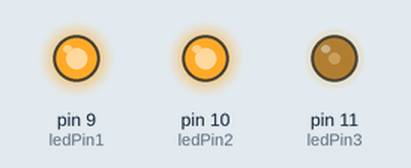
The sketch below on a simulated Arduino Uno, built with avr-gcc and run on an emulated ATmega328P. Parts: output pins drawn as LEDs (lit = HIGH). Random numbers use the default seed unless the sketch sets one.

Above: at 0.37 s.
At 6.23 s:
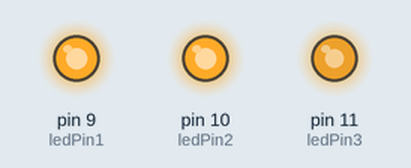
At 19.22 s:
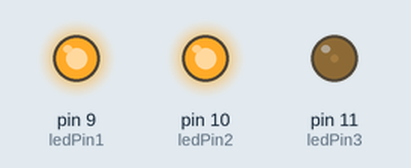
At 39.32 s:
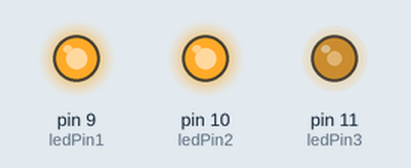
Timing chart, 0 to 40.0 s (numbered marks = the images above):
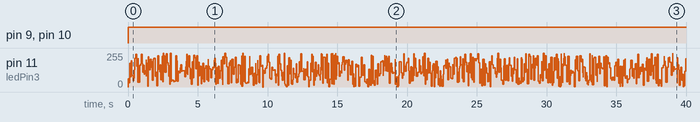

The sketch:

Projects.ino.ino
```cpp
/*

For 14core starter kit

*/

int ledPin1 = 9; //Define Pin 9 LED1
int ledPin2 = 10; //Define Pin 10 LED2
int ledPin3 = 11; //Define Pin 11 LED3

void setup() {
pinMode(ledPin1, OUTPUT);
pinMode(ledPin2, OUTPUT);
pinMode(ledPin3, OUTPUT);
}

void loop(){
analogWrite(ledPin1, random(300)+500); //Random
analogWrite(ledPin2, random(200)+500);
analogWrite(ledPin3, random(250)+500);
delay(random(100)); //Delay for 10 seconds
}
```

Measured:
- by itself, pin 9 (ledPin1), pin 10 (ledPin2): LOW → HIGH at 0.00 s
